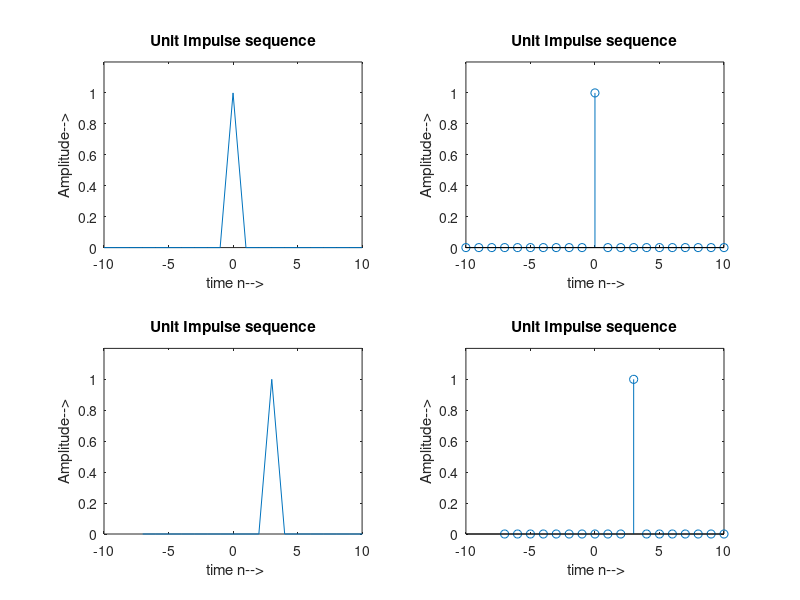

MATLAB code for this plot:
clc;
clear all;
close all;
n=-10:1:10;
impulse=[zeros(1,10),ones(1,1),zeros(1,10)];
subplot(2,2,1);
plot(n,impulse);
xlabel(' time n-->');
ylabel('Amplitude-->');
title('Unit Impulse sequence');
axis([-10 10 0 1.2]);

n=-10:1:10;
impulse=[zeros(1,10),ones(1,1),zeros(1,10)];
subplot(2,2,2);
stem(n,impulse);
xlabel(' time n-->');
ylabel('Amplitude-->');
title('Unit Impulse sequence');
axis([-10 10 0 1.2]);

n=-10:1:10;
impulse=[zeros(1,10),ones(1,1),zeros(1,10)];
subplot(2,2,3);
plot(n+3,impulse);
xlabel(' time n-->');
ylabel('Amplitude-->');
title('Unit Impulse sequence');
axis([-10 10 0 1.2]);

n=-10:1:10;
impulse=[zeros(1,10),ones(1,1),zeros(1,10)];
subplot(2,2,4);
stem(n+3,impulse);
xlabel(' time n-->');
ylabel('Amplitude-->');
title('Unit Impulse sequence');
axis([-10 10 0 1.2]);
